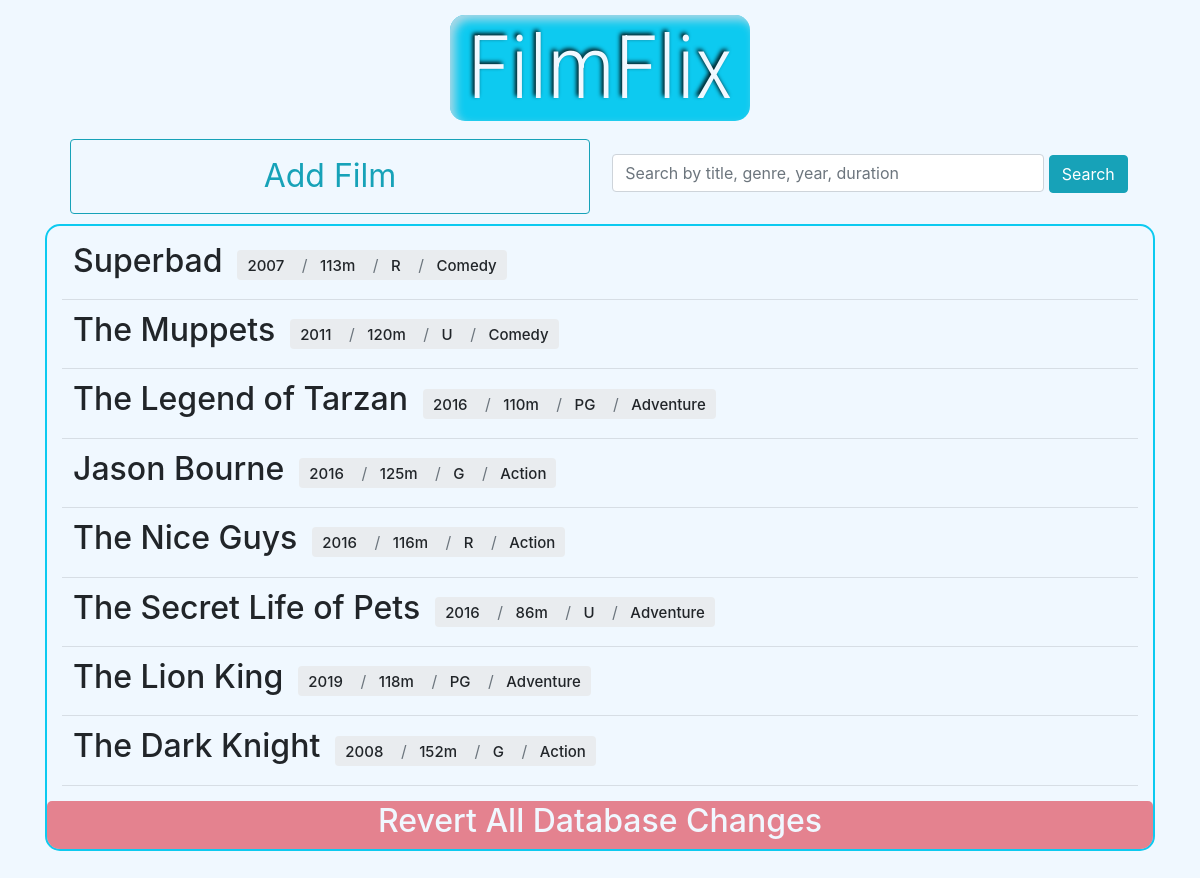
The page / on the database its author committed.
### tables this page shows
CREATE TABLE tblFilms (
    filmID INTEGER PRIMARY KEY AUTOINCREMENT,
    title TEXT NOT NULL,
    ReleaseYear INTEGER NOT NULL,
    rating TEXT NOT NULL,
    duration INTEGER NOT NULL,
    genre TEXT NOT NULL,
    trailer TEXT NOT NULL,
    description TEXT NOT NULL
);

### app.py (the view)
@app.route('/')
def index():
    dbCon = get_db_connection()
    search = request.args.get('search')
    if search:
        search='%'+search.lower()+'%'
        films = dbCon.execute('SELECT * from tblFilms WHERE lower(title) LIKE ? OR lower(genre) LIKE ? OR lower(duration) LIKE ? OR lower(ReleaseYear) LIKE ?', (search, search, search, search))
        row = dbCon.execute('SELECT * from tblFilms WHERE lower(title) LIKE ? OR lower(genre) LIKE ? OR lower(duration) LIKE ? OR lower(ReleaseYear) LIKE ?', (search, search, search, search)).fetchone()
        if row == None:
            flash('No results')
            return redirect('/')
    else:
        films = dbCon.execute('SELECT * from tblFilms').fetchall()
    return render_template('index.html',tblFilms=films)

### app.py (called while the page is built)
def get_db_connection():
    dbCon = sql.connect('filmflix.db')
    dbCon.row_factory = sql.Row
    return dbCon

### templates/index.html
{% extends 'base.html' %}
{%block content%}
<div id="topContent" class="container" style="display:grid; grid-template-columns: 1fr 1fr;">
    <a id="addFilm" href="{{url_for('add')}}"
        style="display:flex; justify-content: center; align-items: center; text-decoration: none;">
        <button class="btn btn-outline-info">
            <div id="addFilmTxt">Add Film</div>
        </button>
    </a>
    <form method="GET" class="text-center">
        <div class="form-group" style="margin: 25px 0px">
            <input id="searchBar" style="display: inline; width: 80%;" type="search" name="search"
                placeholder="Search by title, genre, year, duration" class="form-control"
                value="{{ request.form['search'] }}"></input>
            <button id="searchBtn" type="submit" class="btn btn-info">Search</button>
        </div>
    </form>
</div>
<div class="databaseCont">
    <div class="databaseWindow">
        {% for film in tblFilms %}
        <a class="link" style="text-decoration: none; color: black;" href="{{url_for('film', id=film['filmID'])}}">
            <div class="btn" id="filmSelection">
                <h2 style="display: inline; padding-right: 15px;">{{ film['title'] }}</h2>
                <span aria-label="breadcrumb">
                    <ol class="breadcrumb">
                        <li class="breadcrumb-item">
                            <h4>{{ film['ReleaseYear'] }}</h4>
                        </li>
                        <li class="breadcrumb-item">
                            <h4>{{ film['duration'] }}m</h4>
                        </li>
                        <li class="breadcrumb-item">
                            <h4>{{ film['rating'] }}</h4>
                        </li>
                        <li class="breadcrumb-item">
                            <h4>{{ film['genre'] }}</h4>
                        </li>
                    </ol>
                </span>
            </div>
        </a>
        <hr>
        {% endfor %}
    </div>
    <a class="link" style="text-decoration: none; color: black;" href="{{url_for('refresh')}}">
        <div class="btn" id="resetDatabase" onclick="return confirm('Are you sure you want to revert ALL changes?')">
            <h2>Revert All Database Changes</h2>
        </div>
    </a>
</div>
{%endblock%}

### templates/base.html (shortened to what this page needs)
<!DOCTYPE html>
<html lang="en">
<head>
    <link rel="stylesheet" href="https://cdn.jsdelivr.net/npm/bootstrap@4.3.1/dist/css/bootstrap.min.css"
>
    <link rel="stylesheet" href="/static/css/style.css">
</head>
<body>
    <a style="text-decoration: none;" href="{{url_for('index')}}">
        <div class="container" style=" margin-top:  15px; display:flex; justify-content: center; ">
            <h1 class="display-2">FilmFlix</h1>
        </div>
    </a>
    <div class="container">
        {% block content %} {% endblock %}
    </div>
</body>
</html>

### static/css/style.css (style rules this page uses)
body { background-color: aliceblue; }
h1 { font-family: "Roboto Condensed", sans-serif; font-size: x-large; width: 300px; border-radius: 15px; text-align: center; background-color: #0dcaf0; color: aliceblue; text-shadow: -2px -2px 4px #000000; box-shadow: inset 5px 5px 10px lightblue; }
hr { margin: 10px 0px; }
#addFilm>button { display: flex; justify-content: center; align-items: center; height: 75px; width: 100%; margin: 10px; font-size: xx-large; }
.container>a>button { margin: 40px 0px; display: inline; height: 40px; }
.databaseCont { overflow: hidden; border: 2px solid #0dcaf0; border-radius: 15px; }
.databaseWindow { height: 575px; width: 100%; padding: 15px; overflow-y: auto; }
h4 { display: inline; font-size: 15px; }
.breadcrumb-item, .breadcrumb { display: inline; padding: 5px; }
#filmSelection { padding: 0px 10px; border-radius: 5px; display: flex; align-items: center; }
#resetDatabase { padding: 0px 10px; border-radius: 5px; display: flex; align-items: center; display: flex; justify-content: center; color: aliceblue; background-color: rgb(220, 53, 69, 0.6); }

### rows shown on the page
tblFilms: title "Superbad", ReleaseYear "2007", duration "113", rating "R", genre "Comedy"
tblFilms: title "The Muppets", ReleaseYear "2011", duration "120", rating "U", genre "Comedy"
tblFilms: title "The Legend of Tarzan", ReleaseYear "2016", duration "110", rating "PG", genre "Adventure"
tblFilms: title "Jason Bourne", ReleaseYear "2016", duration "125", rating "G", genre "Action"
tblFilms: title "The Nice Guys", ReleaseYear "2016", duration "116", rating "R", genre "Action"
tblFilms: title "The Secret Life of Pets", ReleaseYear "2016", duration "86", rating "U", genre "Adventure"
tblFilms: title "The Lion King", ReleaseYear "2019", duration "118", rating "PG", genre "Adventure"
tblFilms: title "The Dark Knight", ReleaseYear "2008", duration "152", rating "G", genre "Action"
